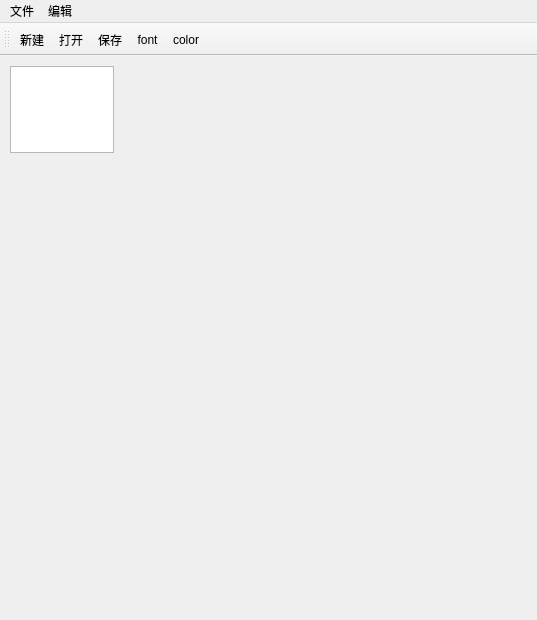
<?xml version="1.0" encoding="UTF-8"?>
<ui version="4.0">
 <class>MainWindow</class>
 <widget class="QMainWindow" name="MainWindow">
  <property name="geometry">
   <rect>
    <x>0</x>
    <y>0</y>
    <width>537</width>
    <height>620</height>
   </rect>
  </property>
  <property name="windowTitle">
   <string>MainWindow</string>
  </property>
  <property name="windowIcon">
   <iconset resource="resource.qrc">
    <normaloff>:/res/icon/1.png</normaloff>:/res/icon/1.png</iconset>
  </property>
  <widget class="QWidget" name="centralwidget">
   <widget class="QTextEdit" name="textEdit">
    <property name="geometry">
     <rect>
      <x>10</x>
      <y>10</y>
      <width>104</width>
      <height>87</height>
     </rect>
    </property>
   </widget>
  </widget>
  <widget class="QMenuBar" name="menubar">
   <property name="geometry">
    <rect>
     <x>0</x>
     <y>0</y>
     <width>537</width>
     <height>26</height>
    </rect>
   </property>
   <widget class="QMenu" name="menu">
    <property name="title">
     <string>文件</string>
    </property>
    <addaction name="newAction"/>
    <addaction name="openAction"/>
    <addaction name="saveAction"/>
    <addaction name="saveAsAction"/>
    <addaction name="exitAction"/>
   </widget>
   <widget class="QMenu" name="menu_2">
    <property name="title">
     <string>编辑</string>
    </property>
    <addaction name="copyAction"/>
    <addaction name="pasteAction"/>
    <addaction name="cutAction"/>
    <addaction name="undoAction"/>
    <addaction name="redoAction"/>
   </widget>
   <addaction name="menu"/>
   <addaction name="menu_2"/>
  </widget>
  <widget class="QToolBar" name="toolBar">
   <property name="windowTitle">
    <string>toolBar</string>
   </property>
   <attribute name="toolBarArea">
    <enum>TopToolBarArea</enum>
   </attribute>
   <attribute name="toolBarBreak">
    <bool>false</bool>
   </attribute>
   <addaction name="newAction"/>
   <addaction name="openAction"/>
   <addaction name="saveAction"/>
   <addaction name="fontAction"/>
   <addaction name="colorAction"/>
  </widget>
  <action name="newAction">
   <property name="icon">
    <iconset resource="resource.qrc">
     <normaloff>:/res/icon/new.png</normaloff>:/res/icon/new.png</iconset>
   </property>
   <property name="text">
    <string>新建</string>
   </property>
   <property name="shortcut">
    <string>Ctrl+N</string>
   </property>
  </action>
  <action name="openAction">
   <property name="icon">
    <iconset resource="resource.qrc">
     <normaloff>:/res/icon/open.png</normaloff>:/res/icon/open.png</iconset>
   </property>
   <property name="text">
    <string>打开</string>
   </property>
   <property name="shortcut">
    <string>Ctrl+O</string>
   </property>
  </action>
  <action name="saveAction">
   <property name="icon">
    <iconset resource="resource.qrc">
     <normaloff>:/res/icon/save.png</normaloff>:/res/icon/save.png</iconset>
   </property>
   <property name="text">
    <string>保存</string>
   </property>
   <property name="shortcut">
    <string>Ctrl+S</string>
   </property>
  </action>
  <action name="saveAsAction">
   <property name="text">
    <string>另存为</string>
   </property>
   <property name="shortcut">
    <string>Ctrl+Shift+S</string>
   </property>
  </action>
  <action name="exitAction">
   <property name="text">
    <string>退出</string>
   </property>
   <property name="shortcut">
    <string>Ctrl+Q</string>
   </property>
  </action>
  <action name="copyAction">
   <property name="icon">
    <iconset resource="resource.qrc">
     <normaloff>:/res/icon/copy.png</normaloff>:/res/icon/copy.png</iconset>
   </property>
   <property name="text">
    <string>复制</string>
   </property>
   <property name="shortcut">
    <string>Ctrl+C</string>
   </property>
  </action>
  <action name="pasteAction">
   <property name="icon">
    <iconset resource="resource.qrc">
     <normaloff>:/res/icon/paste.png</normaloff>:/res/icon/paste.png</iconset>
   </property>
   <property name="text">
    <string>粘贴</string>
   </property>
   <property name="shortcut">
    <string>Ctrl+V</string>
   </property>
  </action>
  <action name="cutAction">
   <property name="icon">
    <iconset resource="resource.qrc">
     <normaloff>:/res/icon/cut.png</normaloff>:/res/icon/cut.png</iconset>
   </property>
   <property name="text">
    <string>剪切</string>
   </property>
   <property name="shortcut">
    <string>Ctrl+X</string>
   </property>
  </action>
  <action name="undoAction">
   <property name="icon">
    <iconset resource="resource.qrc">
     <normaloff>:/res/icon/undo.png</normaloff>:/res/icon/undo.png</iconset>
   </property>
   <property name="text">
    <string>撤销</string>
   </property>
   <property name="shortcut">
    <string>Ctrl+Z</string>
   </property>
  </action>
  <action name="redoAction">
   <property name="icon">
    <iconset resource="resource.qrc">
     <normaloff>:/res/icon/redo.png</normaloff>:/res/icon/redo.png</iconset>
   </property>
   <property name="text">
    <string>重做</string>
   </property>
   <property name="shortcut">
    <string>Ctrl+R</string>
   </property>
  </action>
  <action name="colorAction">
   <property name="icon">
    <iconset resource="resource.qrc">
     <normaloff>:/res/icon/color.png</normaloff>:/res/icon/color.png</iconset>
   </property>
   <property name="text">
    <string>color</string>
   </property>
  </action>
  <action name="fontAction">
   <property name="icon">
    <iconset resource="resource.qrc">
     <normaloff>:/res/icon/font.png</normaloff>:/res/icon/font.png</iconset>
   </property>
   <property name="text">
    <string>font</string>
   </property>
  </action>
 </widget>
 <resources>
  <include location="resource.qrc"/>
 </resources>
 <connections/>
</ui>
